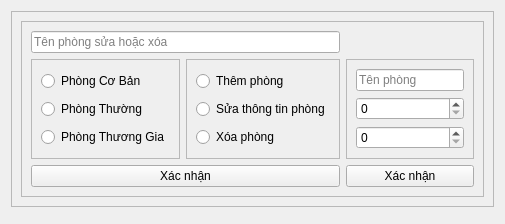
             <widget class="QWidget" name="page_11">
              <layout class="QVBoxLayout" name="verticalLayout_11">
               <item alignment="Qt::AlignTop">
                <widget class="QFrame" name="frame_75">
                 <property name="frameShape">
                  <enum>QFrame::StyledPanel</enum>
                 </property>
                 <property name="frameShadow">
                  <enum>QFrame::Raised</enum>
                 </property>
                 <layout class="QHBoxLayout" name="horizontalLayout_8">
                  <item>
                   <widget class="QFrame" name="frame_76">
                    <property name="frameShape">
                     <enum>QFrame::StyledPanel</enum>
                    </property>
                    <property name="frameShadow">
                     <enum>QFrame::Raised</enum>
                    </property>
                    <layout class="QGridLayout" name="gridLayout_19">
                     <item row="1" column="2" rowspan="2" colspan="2">
                      <widget class="QFrame" name="frame_77">
                       <property name="frameShape">
                        <enum>QFrame::StyledPanel</enum>
                       </property>
                       <property name="frameShadow">
                        <enum>QFrame::Raised</enum>
                       </property>
                       <layout class="QGridLayout" name="gridLayout_18">
                        <item row="3" column="0">
                         <widget class="QSpinBox" name="spinBoxGDoi">
                          <property name="maximum">
                           <number>2</number>
                          </property>
                         </widget>
                        </item>
                        <item row="2" column="0">
                         <widget class="QSpinBox" name="spinBoxGDon">
                          <property name="maximum">
                           <number>2</number>
                          </property>
                         </widget>
                        </item>
                        <item row="1" column="0">
                         <widget class="QLineEdit" name="lineEditTenPhong">
                          <property name="text">
                           <string/>
                          </property>
                          <property name="placeholderText">
                           <string>Tên phòng</string>
                          </property>
                         </widget>
                        </item>
                       </layout>
                      </widget>
                     </item>
                     <item row="0" column="0" colspan="2">
                      <widget class="QLineEdit" name="lineEditTenPhongSuaXoa">
                       <property name="placeholderText">
                        <string>Tên phòng sửa hoặc xóa</string>
                       </property>
                      </widget>
                     </item>
                     <item row="3" column="0" colspan="2">
                      <widget class="QPushButton" name="buttonXacNhan">
                       <property name="text">
                        <string>Xác nhận</string>
                       </property>
                      </widget>
                     </item>
                     <item row="3" column="2" colspan="2">
                      <widget class="QPushButton" name="buttonXacNhan2">
                       <property name="text">
                        <string>Xác nhận</string>
                       </property>
                      </widget>
                     </item>
                     <item row="1" column="1" rowspan="2">
                      <widget class="QFrame" name="frame_81">
                       <property name="frameShape">
                        <enum>QFrame::StyledPanel</enum>
                       </property>
                       <property name="frameShadow">
                        <enum>QFrame::Raised</enum>
                       </property>
                       <layout class="QVBoxLayout" name="verticalLayout_25">
                        <item>
                         <widget class="QRadioButton" name="radioButtonAdd">
                          <property name="text">
                           <string>Thêm phòng</string>
                          </property>
                         </widget>
                        </item>
                        <item>
                         <widget class="QRadioButton" name="radioButtonChange">
                          <property name="text">
                           <string>Sửa thông tin phòng</string>
                          </property>
                         </widget>
                        </item>
                        <item>
                         <widget class="QRadioButton" name="radioButtonDelete">
                          <property name="text">
                           <string>Xóa phòng</string>
                          </property>
                         </widget>
                        </item>
                       </layout>
                      </widget>
                     </item>
                     <item row="1" column="0" rowspan="2">
                      <widget class="QFrame" name="frame_80">
                       <property name="frameShape">
                        <enum>QFrame::StyledPanel</enum>
                       </property>
                       <property name="frameShadow">
                        <enum>QFrame::Raised</enum>
                       </property>
                       <layout class="QVBoxLayout" name="verticalLayout_13">
                        <item>
                         <widget class="QRadioButton" name="radioButtonPCB">
                          <property name="text">
                           <string>Phòng Cơ Bản</string>
                          </property>
                         </widget>
                        </item>
                        <item>
                         <widget class="QRadioButton" name="radioButtonPT">
                          <property name="text">
                           <string>Phòng Thường</string>
                          </property>
                         </widget>
                        </item>
                        <item>
                         <widget class="QRadioButton" name="radioButtonPTG">
                          <property name="text">
                           <string>Phòng Thương Gia</string>
                          </property>
                         </widget>
                        </item>
                       </layout>
                      </widget>
                     </item>
                    </layout>
                   </widget>
                  </item>
                 </layout>
                </widget>
               </item>
               <item>
                <widget class="QFrame" name="frame_74">
                 <property name="sizePolicy">
                  <sizepolicy hsizetype="Preferred" vsizetype="Expanding">
                   <horstretch>0</horstretch>
                   <verstretch>0</verstretch>
                  </sizepolicy>
                 </property>
                 <property name="frameShape">
                  <enum>QFrame::StyledPanel</enum>
                 </property>
                 <property name="frameShadow">
                  <enum>QFrame::Raised</enum>
                 </property>
                </widget>
               </item>
              </layout>
             </widget>
